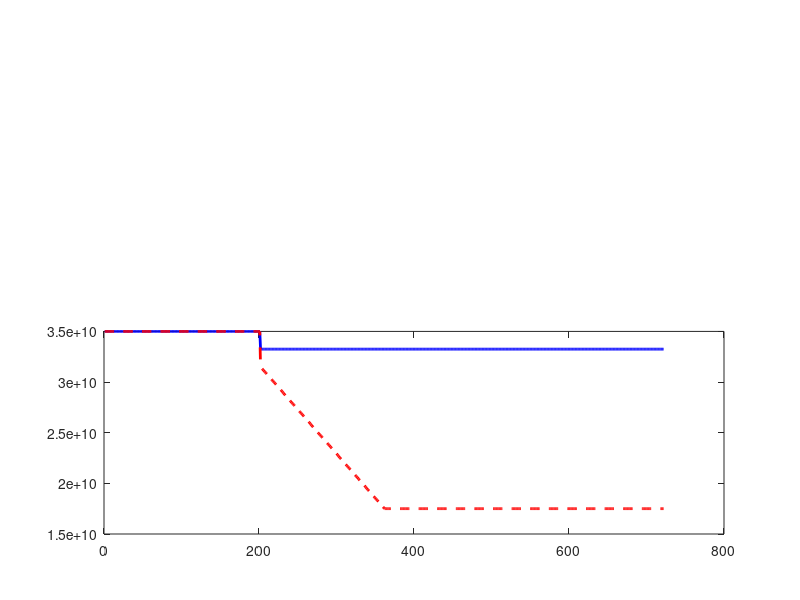

Write the MATLAB code that produced this figure. (Note: this script raises an error after producing the figure.)
clc; clear all;
lim=361*2; % Number of days monitoring subject bridge
E_damaged=zeros(2,lim);

% Load variable arrays
BridgeVariables=load('BridgeVariables.dat');
E=BridgeVariables(1,3); % Modulus of elasticity of bridge N/m^2

for i=1:2
Damage_Case=i;
if Damage_Case==1
DayDamage1=round(lim*.25)+round(rand(1)*(lim*.33-lim*.25)); % The day damage is iniciated on bridge
ED=[.05*E,.05*ones(1,(lim-DayDamage1+1))*E; .1*E,.0025*ones(1,(lim-DayDamage1+1))*E]; % Damaged Modulus 1

for Day=1:lim
E_damaged(:,Day)=E;
       if Day>=DayDamage1
           if sum(ED(2,1:(Day-DayDamage1+1)))/E >= .5
               E_damaged(1,Day)=E-.05*E;
               E_damaged(2,Day)=E*.5;
           else
E_damaged(1,Day)=E-.05*E;
E_damaged(2,Day)=(E-sum(ED(2,1:(Day-DayDamage1+1))));
           end
       end
end

figure(1)
set(gcf,'color','white')
subplot(2,1,2);
plot(1:lim,E_damaged(1,:),'b','linewidth',2);hold on
plot(1:lim,E_damaged(2,:),'--r','linewidth',2); 
[fillhandle,msg]=jbfill(1:lim,E_damaged(1,:),E_damaged(2,:),'g','g',1,.3);
xlabel('Time (days) ');
ylabel('Elastic Modulus (N/m^2)');
legend('Min Damage','Max Damage','location','southwest','FontName','Timesnewroman')
yyaxis right
plot(1:lim,E_damaged(1,:)/E,'b','linewidth',2,'HandleVisibility','off');
plot(1:lim,E_damaged(2,:)/E,'--r','linewidth',2,'HandleVisibility','off');
ylabel('% Health Remaining');
xlim([1 365*2])
plotformat

elseif Damage_Case==2
DayDamage=[round(lim*.25)+round(rand(1)*(lim*.3-lim*.25)),round(lim*.35)+round(rand(1)*(lim*.45-lim*.35)), round(lim*.55)+round(rand(1)*(lim*.65-lim*.55)), round(lim*.7)+round(rand(1)*(lim*.75-lim*.7)), round(lim*.8)+round(rand(1)*(lim*.9-lim*.8))];
ED=[.05*ones(1,5)*E; .1*ones(1,5)*E]; % Damaged Modulus 1 

for Day=1:lim
   E_damaged(:,Day)=E;
   
    if Day>=DayDamage(5)
E_damaged(:,Day)=E-ED(:,1)-ED(:,2)-ED(:,3)-ED(:,4)-ED(:,5); % Overall Damaged Modulus 1 
    elseif Day>=DayDamage(4)
E_damaged(:,Day)=E-ED(:,1)-ED(:,2)-ED(:,3)-ED(:,4); % Overall Damaged Modulus 1
    elseif Day>=DayDamage(3)
E_damaged(:,Day)=E-ED(:,1)-ED(:,2)-ED(:,3); % Overall Damaged Modulus 1 
    elseif Day>=DayDamage(2)
E_damaged(:,Day)=E-ED(:,1)-ED(:,2); % Overall Damaged Modulus 1  
    elseif Day>=DayDamage(1)
E_damaged(:,Day)=E-ED(:,1); % Overall Damaged Modulus 1
    end  
end
subplot(2,1,1);
set(gcf,'color','white')
plot(1:lim,E_damaged(1,:),'b','linewidth',2);hold on
plot(1:lim,E_damaged(2,:),'--r','linewidth',2);
[fillhandle,msg]=jbfill(1:lim,E_damaged(1,:),E_damaged(2,:),'g','g',1,.3);
ylabel('Elastic Modulus (N/m^2)');
legend('Min Damage','Max Damage','location','southwest','FontName','Timesnewroman')
yyaxis right
plot(1:lim,E_damaged(1,:)/E,'b','linewidth',2,'HandleVisibility','off');
plot(1:lim,E_damaged(2,:)/E,'--r','linewidth',2,'HandleVisibility','off');
ylabel('% Health Remaining');
xlim([1 365*2])
plotformat

end

end




    
    